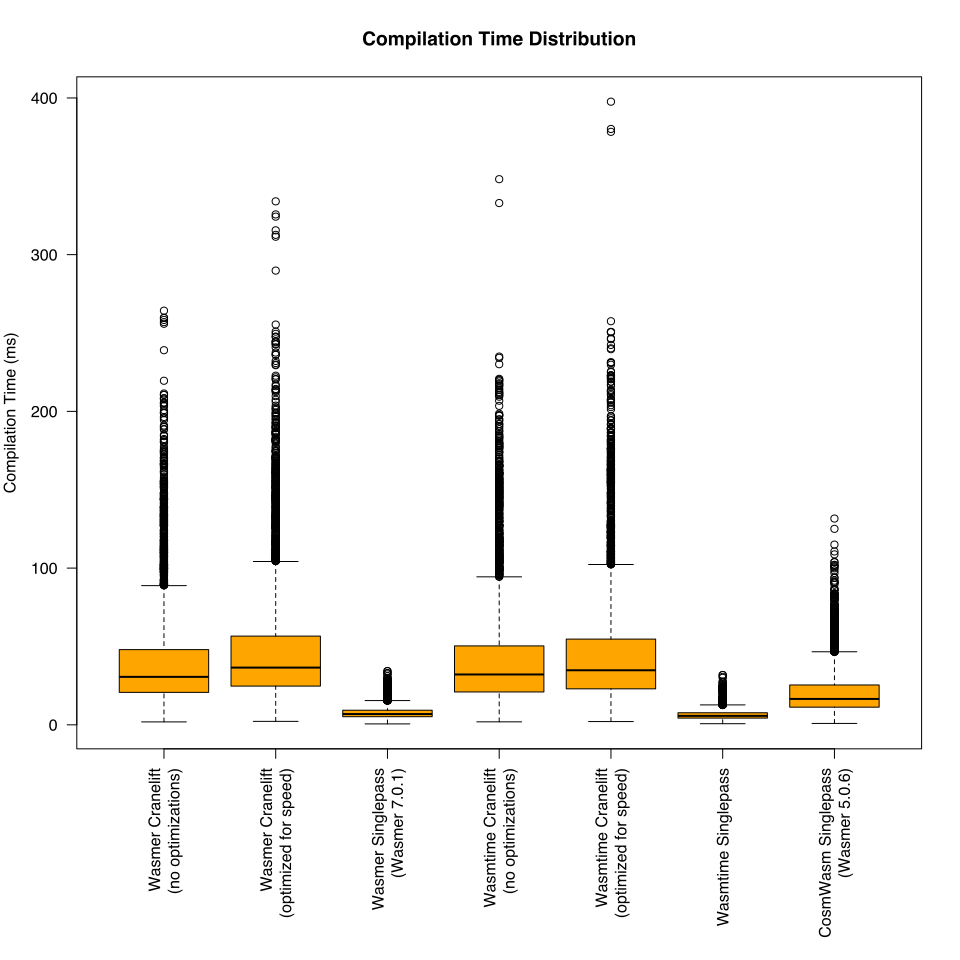

R code for this plot:
data1 <- read.table("wasmer-cranelift-none.txt", header = FALSE)
data2 <- read.table("wasmer-cranelift-speed.txt", header = FALSE)
data3 <- read.table("wasmer-singlepass.txt", header = FALSE)
data4 <- read.table("wasmtime-cranelift-none.txt", header = FALSE)
data5 <- read.table("wasmtime-cranelift-speed.txt", header = FALSE)
data6 <- read.table("wasmtime-singlepass.txt", header = FALSE)
data7 <- read.table("cosmwasm-singlepass.txt", header = FALSE)

convert <- function(x) x / 1e6

compute_stats <- function(data) {
  v <- data$V3
  list(
    avg = convert(mean(v)),
    min = convert(min(v)),
    max = convert(max(v))
  )
}

stats1 <- compute_stats(data1)
stats2 <- compute_stats(data2)
stats3 <- compute_stats(data3)
stats4 <- compute_stats(data4)
stats5 <- compute_stats(data5)
stats6 <- compute_stats(data6)
stats7 <- compute_stats(data7)

cat("\nWasmer Cranelift None:\n")
cat("  avg:", sprintf("%10.3f", stats1$avg), "[ms]\n")
cat("  min:", sprintf("%10.3f", stats1$min), "[ms]\n")
cat("  max:", sprintf("%10.3f", stats1$max), "[ms]\n")

cat("\nWasmer Cranelift Speed:\n")
cat("  avg:", sprintf("%10.3f", stats2$avg), "[ms]\n")
cat("  min:", sprintf("%10.3f", stats2$min), "[ms]\n")
cat("  max:", sprintf("%10.3f", stats2$max), "[ms]\n")

cat("\nWasmer Singlepass:\n")
cat("  avg:", sprintf("%10.3f", stats3$avg), "[ms]\n")
cat("  min:", sprintf("%10.3f", stats3$min), "[ms]\n")
cat("  max:", sprintf("%10.3f", stats3$max), "[ms]\n")

cat("\nWasmtime Cranelift None:\n")
cat("  avg:", sprintf("%10.3f", stats4$avg), "[ms]\n")
cat("  min:", sprintf("%10.3f", stats4$min), "[ms]\n")
cat("  max:", sprintf("%10.3f", stats4$max), "[ms]\n")

cat("\nWasmtime Cranelift Speed:\n")
cat("  avg:", sprintf("%10.3f", stats5$avg), "[ms]\n")
cat("  min:", sprintf("%10.3f", stats5$min), "[ms]\n")
cat("  max:", sprintf("%10.3f", stats5$max), "[ms]\n")

cat("\nWasmtime Singlepass:\n")
cat("  avg:", sprintf("%10.3f", stats6$avg), "[ms]\n")
cat("  min:", sprintf("%10.3f", stats6$min), "[ms]\n")
cat("  max:", sprintf("%10.3f", stats6$max), "[ms]\n")

cat("\nCosmwasm Singlepass:\n")
cat("  avg:", sprintf("%10.3f", stats7$avg), "[ms]\n")
cat("  min:", sprintf("%10.3f", stats7$min), "[ms]\n")
cat("  max:", sprintf("%10.3f", stats7$max), "[ms]\n")

cat("\n")

svg("stats.svg", width=10, height=10)
par(mar=c(11,4,4,2))
boxplot(
  convert(data1$V3),
  convert(data2$V3),
  convert(data3$V3),
  convert(data4$V3),
  convert(data5$V3),
  convert(data6$V3),
  convert(data7$V3),
  names = c(
    "Wasmer Cranelift\n(no optimizations)",
    "Wasmer Cranelift\n(optimized for speed)",
    "Wasmer Singlepass\n(Wasmer 7.0.1)",
    "Wasmtime Cranelift\n(no optimizations)",
    "Wasmtime Cranelift\n(optimized for speed)",
    "Wasmtime Singlepass",
    "CosmWasm Singlepass\n(Wasmer 5.0.6)"
  ),
  pch = 1,
  las = 2,
  col = "orange",
  medlwd = 2,
  ylab = "Compilation Time (ms)",
  main = "Compilation Time Distribution"
)
